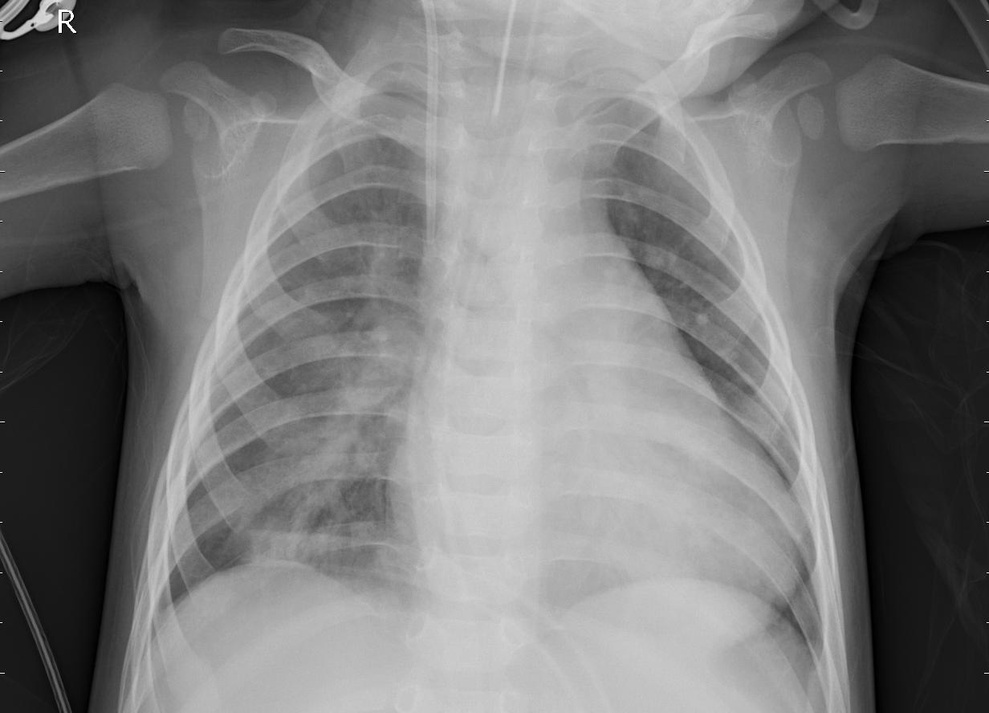
#> input picture code/backend/temp/person90_bacteria_442.jpeg, 989 x 713 px, shrunk from 1232 x 888 before the run
$ python enhancement.py --input temp/person90_bacteria_442.jpeg --output out.png
#> lines starting #> are read from the running program, lines starting #| are printed output that depends on the picture
### code/backend/functions.py
# code/functions.py
import os
import cv2
import numpy as np
import matplotlib
matplotlib.use("Agg")  # Avoid Tkinter issues
import matplotlib.pyplot as plt

# ---------- Paths & IO helpers ----------
def ensure_dir(path: str):
    os.makedirs(path, exist_ok=True)

def load_grayscale(path: str) -> np.ndarray:
    img = cv2.imread(path, cv2.IMREAD_GRAYSCALE)
    if img is None:
        raise FileNotFoundError(f"Could not read image: {path}")
    return img

def save_image(path: str, img: np.ndarray):
    ensure_dir(os.path.dirname(path))
    ok = cv2.imwrite(path, img)
    if not ok:
        raise IOError(f"Failed to save image: {path}")

def save_histogram(img: np.ndarray, title: str, out_path: str, yscale: float = 0.025):
    """
    Save histogram of the image with limited y-axis for better visualization.
    yscale: fraction of max frequency to display (e.g., 0.4 = 40% of max count).
    """
    ensure_dir(os.path.dirname(out_path))
    hist, bins = np.histogram(img.ravel(), bins=256, range=(0, 255))
    max_freq = hist.max()

    plt.figure(figsize=(5, 3))
    plt.title(title)
    plt.xlabel("Intensity (0-255)")
    plt.ylabel("Frequency")
    plt.xlim([0, 255])
    plt.ylim([0, int(max_freq * yscale)])  # Scale down Y-axis
    plt.grid(True, linestyle="--", alpha=0.5)
    plt.bar(bins[:-1], hist, width=1, color="black", alpha=0.7)
    plt.tight_layout()
    plt.savefig(out_path, dpi=150)
    plt.close()


# ---------- Enhancement techniques ----------
def gamma_correction(img: np.ndarray, gamma: float = 0.5, c: float = 1.0) -> np.ndarray:
    """Gamma correction: s = c * r^gamma where r in [0,1]."""
    r = img.astype(np.float32) / 255.0
    s = c * np.power(r, gamma)
    out = np.clip(s * 255.0, 0, 255).astype(np.uint8)
    return out

def piecewise_contrast_stretch(img: np.ndarray, r1=70, s1=0, r2=140, s2=255) -> np.ndarray:
    """Piecewise linear contrast stretching"""
    lut = np.zeros(256, dtype=np.uint8)
    for r in range(256):
        if r < r1:
            lut[r] = int((s1 / r1) * r) if r1 != 0 else 0
        elif r < r2:
            lut[r] = int(((s2 - s1) / (r2 - r1)) * (r - r1) + s1)
        else:
            lut[r] = int(((255 - s2) / (255 - r2)) * (r - r2) + s2)
    return cv2.LUT(img, lut)

def combined_contrast_gamma(img: np.ndarray, gamma: float = 0.5, r1=70, s1=0, r2=140, s2=255) -> np.ndarray:
    contrast = piecewise_contrast_stretch(img, r1, s1, r2, s2)
    return gamma_correction(contrast, gamma=gamma)


# ---------- Full pipeline utility ----------
# [57 lines left out: function process_and_save_all, not called in this run]

### code/backend/enhancement.py
# code/enhancement.py
import os
import argparse
from functions import (
    ensure_dir,
    load_grayscale,
    gamma_correction,
    piecewise_contrast_stretch,
    combined_contrast_gamma,
    save_image,
    save_histogram,
)

def main():
    parser = argparse.ArgumentParser(description="Image enhancement CLI for medical MRI/X-rays.")
    parser.add_argument("--input", required=True, help="Path to input image")
    parser.add_argument("--output", required=True, help="Path to save enhanced image")
    parser.add_argument("--method", choices=["gamma", "contrast", "combined"], default="combined",
                        help="Enhancement method to apply (default: combined)")
    parser.add_argument("--gamma", type=float, default=0.5, help="Gamma value (default: 0.5)")
    parser.add_argument("--r1", type=int, default=70, help="Contrast stretch input low breakpoint (default: 70)")
    parser.add_argument("--s1", type=int, default=0, help="Contrast stretch output low value (default: 0)")
    parser.add_argument("--r2", type=int, default=140, help="Contrast stretch input high breakpoint (default: 140)")
    parser.add_argument("--s2", type=int, default=255, help="Contrast stretch output high value (default: 255)")
    parser.add_argument("--images_dir", default=os.path.join("images"), help="Where to save intermediate images")
    parser.add_argument("--hist_dir", default=os.path.join("images", "histograms"), help="Where to save histograms")
    args = parser.parse_args()

    ensure_dir(args.images_dir)
    ensure_dir(args.hist_dir)
    ensure_dir(os.path.dirname(os.path.abspath(args.output)))

    # Load input image
    img = load_grayscale(args.input)
#> in load_grayscale, img is the input picture: shape (713, 989); min 0, max 255, mean 122.8

    # Save original histogram
    save_histogram(img, "Original Histogram", os.path.join(args.hist_dir, "original_hist.png"))
#> in save_histogram, `hist, bins = np.histogram(img.ravel(), bins=256, range=(0, 255))`: hist = 256 values, max 10798 at index 27, min 0 at index 224, mean 2754.5; bins = 257 values from 0 to 255
#> in save_histogram, `max_freq = hist.max()`: max_freq = 10798
#> in save_histogram, `plt.savefig(out_path, dpi=150)`:
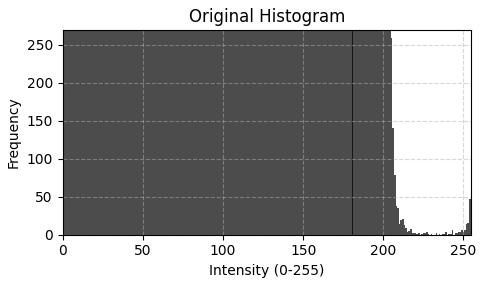
#> figure drawn by matplotlib, 1 panel; tallest bar 10798 high, from x = 26.39 to 27.39

    if args.method == "gamma":
        out = gamma_correction(img, gamma=args.gamma)
        save_image(os.path.join(args.images_dir, "gamma_result.jpg"), out)
        save_histogram(out, f"Histogram After Gamma (γ={args.gamma})", os.path.join(args.hist_dir, "gamma_hist.png"))

    elif args.method == "contrast":
        out = piecewise_contrast_stretch(img, r1=args.r1, s1=args.s1, r2=args.r2, s2=args.s2)
        save_image(os.path.join(args.images_dir, "contrast_result.jpg"), out)
        save_histogram(out, "Histogram After Contrast Stretching", os.path.join(args.hist_dir, "contrast_hist.png"))

    else:  # combined
        out = combined_contrast_gamma(img, gamma=args.gamma, r1=args.r1, s1=args.s1, r2=args.r2, s2=args.s2)
#> in piecewise_contrast_stretch, `return cv2.LUT(img, lut)`:
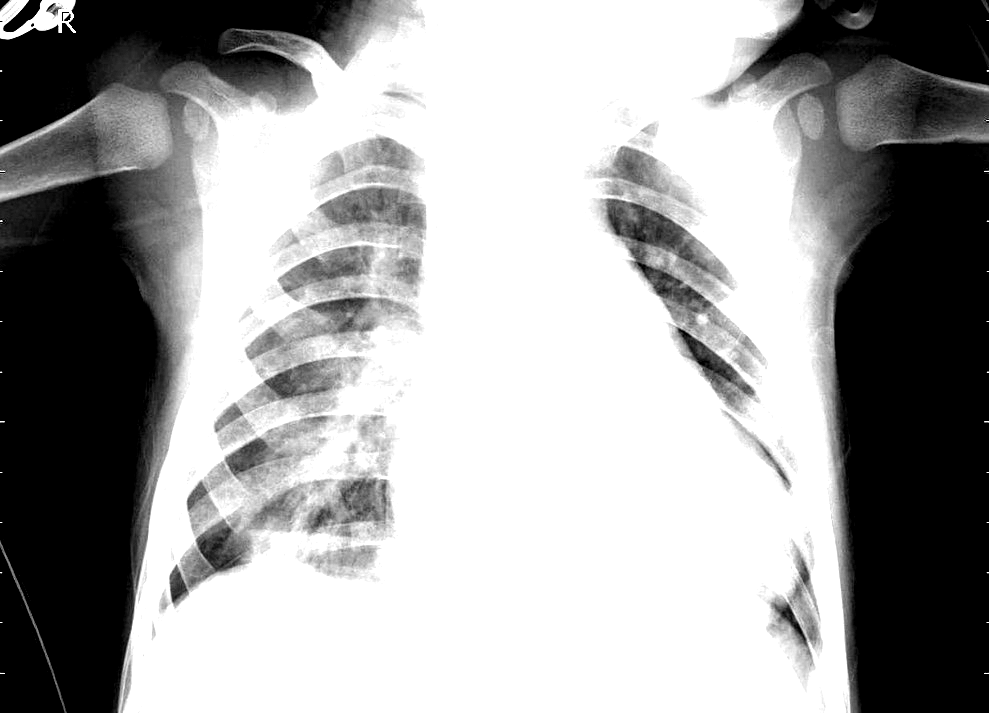
#> returned value: shape (713, 989); min 0, max 255, mean 161.7
#> in gamma_correction, `s = c * np.power(r, gamma)`:
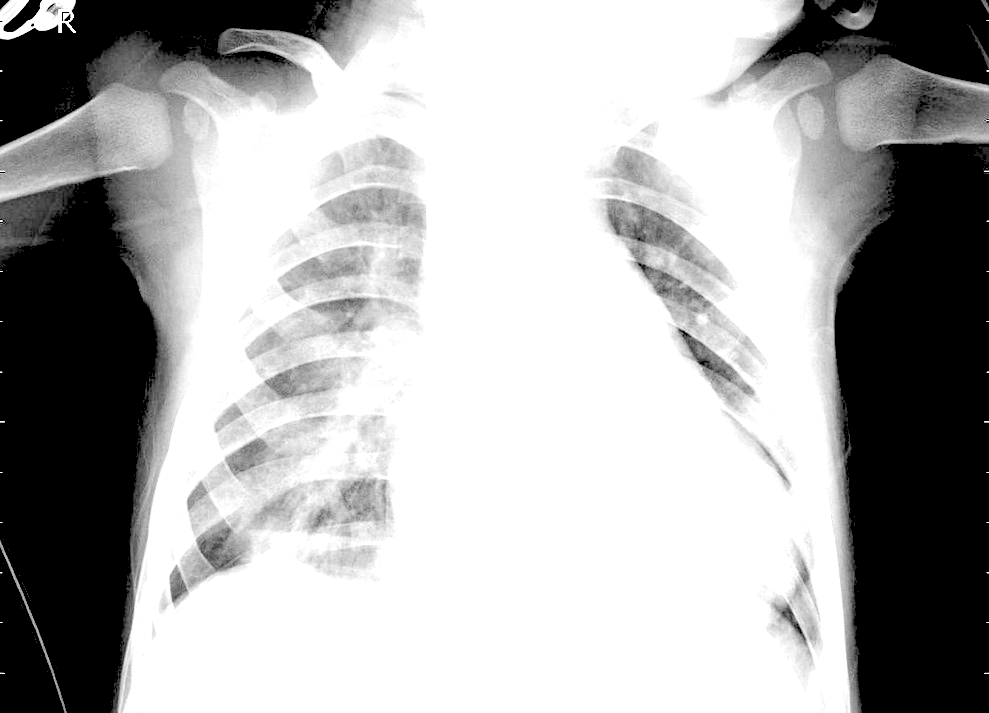
#> s: shape (713, 989) float32; min 0, max 1, mean 0.678
        save_image(os.path.join(args.images_dir, "combined_result.jpg"), out)
        save_histogram(out, f"Histogram After Contrast→Gamma (γ={args.gamma})", os.path.join(args.hist_dir, "combined_hist.png"))
#> call 2 of save_histogram, with title = 'Histogram After Contrast→Gamma (γ=0.5)', out_path = 'images/histograms/combined_hist.png', yscale = 0.025
#> in save_histogram (call 2), `hist, bins = np.histogram(img.ravel(), bins=256, range=(0, 255))`: hist = 256 values, max 341128 at index 255, min 0 at index 1, mean 2754.5
#> in save_histogram (call 2), `max_freq = hist.max()`: max_freq = 341128
#> in save_histogram (call 2), `plt.savefig(out_path, dpi=150)`:
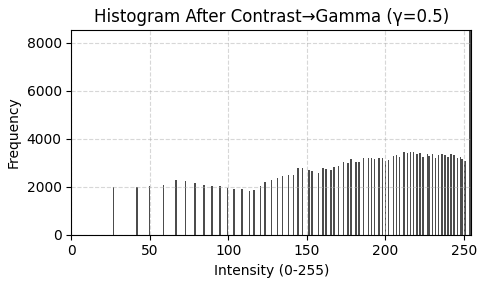
#> figure drawn by matplotlib, 1 panel; tallest bar 341128 high, from x = 253.5 to 254.5

    # Save final enhanced image to user-specified path
    save_image(args.output, out)
    print(f"Enhanced image saved to: {args.output}")

if __name__ == "__main__":
    main()
